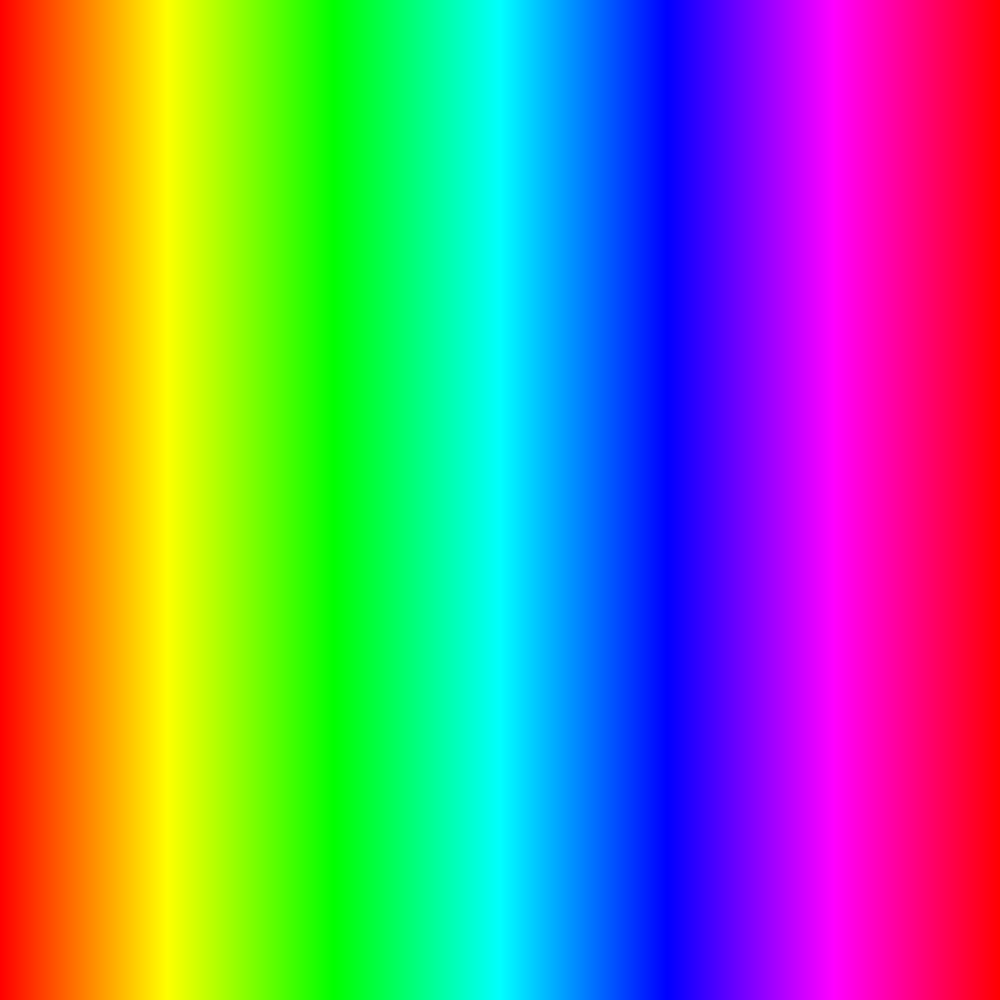
Frame 1 (no input)
Frame 60 (the mouse pressed at the canvas centre just before this capture): identical to frame 1, image omitted
Frame 120 (the mouse held since frame 60 and released just before this capture): identical to frame 1, image omitted

The Processing sketch that drew this single still picture (run headless with seeded random() and noise(); from frame 60 on, the mouse is pressed at the canvas centre):

// Processing sketch: colorMap
// ── colorMap.pde
float[][] rainbow = {{1,0,0},{1,1,0},{0,1,0},{0,1,1},{0,0,1},{1,0,1},{1,0,0}};
float[][] jules = {{0,0,1},{1,0,0.5},{0,1,0}};


void setup() {
  size(1000,1000);
  noStroke();
}

void draw() {
  float num = 1000;
  for(float i = 0; i < num; i++) {
    fill(colMap(i / num, rainbow));
    rect(width * i / num, 0, width / num, height);
  }
}

int colMap(float n,float[][] ran) {
  n = n%1 * (ran.length - 1);
  float[] less = ran[floor(n)];
  float[] more = ran[ceil(n)];
  float rCol = lerp(less[0],more[0],n%1)*255;
  float gCol = lerp(less[1],more[1],n%1)*255;
  float bCol = lerp(less[2],more[2],n%1)*255;
  return color(rCol,gCol,bCol);
}
